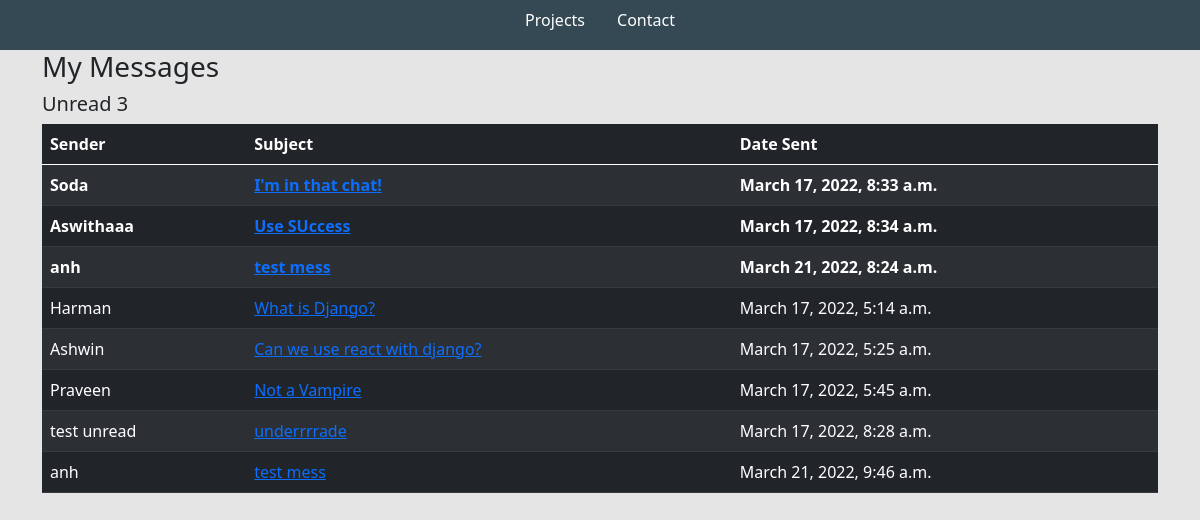
Screenshot of /inbox/ with the database file from the repository.
### base/models.py (models this page shows, shortened)
class Message(models.Model):
    name = models.CharField(max_length=200, null=True)
    email = models.CharField(max_length=200, null=True)
    subject = models.CharField(max_length=200, null=True)
    body = models.TextField()
    is_read = models.BooleanField(default=False)
    created = models.DateTimeField(auto_now_add=True)
    id = models.UUIDField(default=uuid.uuid4, unique=True,
                            primary_key=True, editable=False)

### base/views.py (the view)
# urls.py: path('inbox/', views.inboxPage, name='inbox'),
def inboxPage(request):
    inbox = Message.objects.all().order_by('is_read')
    unreadCount = Message.objects.filter(is_read=False).count()
    context = {'inbox':inbox, 'unreadCount':unreadCount}
    return render(request, 'base/inbox.html', context)

### base/templates/base/inbox.html
{% extends 'base/main.html' %}
{% load static %}
{% block content %}
<div class="container">
    <h3>My Messages</h3>
    <h5>Unread {{unreadCount}}</h5>
    <table class="table table-dark table-striped">
        <thead>
            <tr>
                <th>Sender</th>
                <th>Subject</th>
                <th>Date Sent</th>
            </tr>
        </thead>
        <tbody>
            {% for message in inbox %}
            {% if message.is_read %}
            <tr>
            {% else %}
            <tr style="font-weight: 900;">
                {% endif %}
                <td>{{message.name}}</td>
                <a href="{% url 'message' message.id %}">
                    <td><a href="{% url 'message' message.id %}">{{message.subject}}</a></td>
                <td>{{message.created}}</td>
            </tr>
            {% endfor %}
        </tbody>
    </table>
</div>
{% endblock content %}

### static/styles/main2.css (style rules this page uses)
body { background-color: #E5E5E5; }

### rows the page displays
Message: name "Soda", subject "I'm in that chat!", created "March 17, 2022, 8:33 a.m."
Message: name "Aswithaaa", subject "Use SUccess", created "March 17, 2022, 8:34 a.m."
Message: name "anh", subject "test mess", created "March 21, 2022, 8:24 a.m."
Message: name "Harman", subject "What is Django?", created "March 17, 2022, 5:14 a.m."
Message: name "Ashwin", subject "Can we use react with django?", created "March 17, 2022, 5:25 a.m."
Message: name "Praveen", subject "Not a Vampire", created "March 17, 2022, 5:45 a.m."
Message: name "test unread", subject "underrrrade", created "March 17, 2022, 8:28 a.m."
Message: name "anh", subject "test mess", created "March 21, 2022, 9:46 a.m."

### other values shown
{{ unreadCount }} "3"
